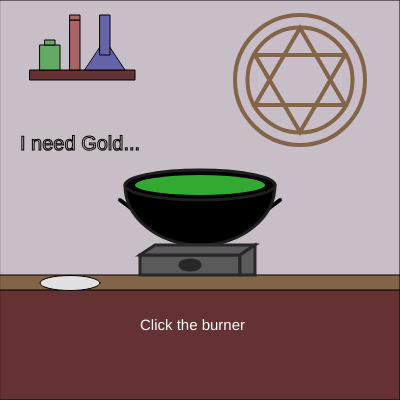
Frame 1 (no input)
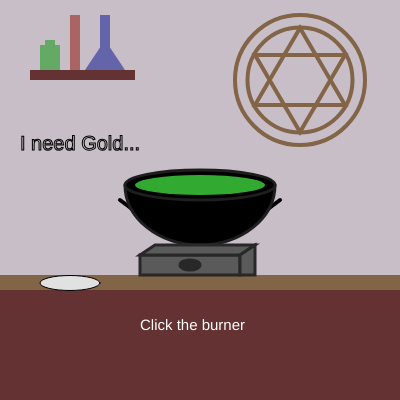
Frame 60 (no input)
Frame 120 (the mouse pressed at the canvas centre since frame 60): identical to frame 60, image omitted

The p5.js sketch that drew these frames (run headless with seeded random() and noise() and a simulated clock; from frame 60 on, the mouse is pressed at the canvas centre):

// p5.js sketch
// ── sketch.js
let reaction = false;
let result = 0;

function setup() {
  createCanvas(400, 400);
}

function draw() {
  background(220);


  // 벽
  fill(200, 190, 200);
  rect(0, 0, 400, 280);

  
  // 선반
  fill(100, 50, 50);
  rect(30, 70, 105, 10);


  // 약병
  fill(100, 170, 100);
  rect(40, 45, 20, 25);
  rect(45, 40, 10, 5);

  fill(170, 100, 100);
  rect(70, 20, 10, 50);
  rect(70, 15, 10, 5);

  fill(100, 100, 170);
  triangle(85, 70, 125, 70, 105, 40);
  rect(100, 15, 10, 40);


  // 실험대
  fill(100, 50, 50);
  rect(0, 280, 400, 120);
  fill(130, 100, 70);
  rect(0, 275, 400, 15);


  // 벽 디자인
  noFill();
  stroke(130, 100, 70);
  strokeWeight(4);

  ellipse(300, 80, 130, 130);
  ellipse(300, 80, 105, 105);
  triangle(255, 105, 345, 105, 300, 28);
  triangle(255, 55, 345, 55, 300, 132);
  
  strokeWeight(1);
  stroke(0);
  textSize(20);
  text("I need Gold...", 20, 150);


  // 접시
  fill(225);
  ellipse(70, 283, 60, 15);


  // 솥
  strokeWeight(4);
  line(140, 215, 120, 200);
  line(260, 215, 280, 200);
  fill(0);
  stroke(30);
  strokeWeight(3);
  arc(200, 185, 150, 120, 0, PI);
  ellipse(200, 185, 150, 30);


  // 평소 액체
  if (reaction == false) {
    noStroke();
    fill(50, 170, 50);
    ellipse(200, 185, 130, 20);
  }

  // 금
  if (reaction == true && result < 0.1) {

    // 금빛 물
    noStroke();
    fill(220, 170, 40);
    ellipse(200, 185, 130, 20);


    // 금괴
    stroke(160, 110, 20);
    strokeWeight(2);
    fill(230, 170, 30);
    quad(155, 180, 190, 180, 185, 165, 160, 165);
    quad(180, 175, 220, 175, 215, 155, 185, 155);
    quad(210, 180, 245, 180, 240, 165, 215, 165);
    noStroke();
    fill(255, 230, 120);
    quad(185, 155, 215, 155, 210, 160, 190, 160);
    quad(160, 165, 185, 165, 180, 170, 165, 170);
    quad(215, 165, 240, 165, 235, 170, 220, 170);


    // 반짝이
    stroke(230, 170, 30);
    strokeWeight(2);
    line(165, 135, 165, 155);
    line(155, 145, 175, 145);
    line(225, 110, 225, 130);
    line(215, 120, 235, 120);
  }

  // 검은 돌
  

  if (reaction == true && result >= 0.1) {

    // 검은 물
    noStroke();
    fill(30);
    ellipse(200, 185, 130, 20);


    // 돌
    fill(70);
    ellipse(170, 175, 35, 25);
    ellipse(200, 165, 45, 30);
    ellipse(235, 175, 35, 25);
    noStroke();
    fill(127);
    ellipse(165, 170, 10, 5);
    ellipse(195, 160, 10, 5);
    ellipse(230, 170, 10, 5);


    // 연기
    fill(90);
    ellipse(210, 125, 25, 25);
    ellipse(200, 100, 20, 20);
    ellipse(210, 75, 15, 15);
    ellipse(205, 50, 10, 10);
  }


// 가스레인지 몸체
  stroke(40);
  strokeWeight(3);
  fill(90);
  rect(140, 255, 100, 20);
  quad(140, 255, 240, 255, 255, 245, 155, 245);
  quad(240, 255, 255, 245, 255, 275, 240, 275);

  // 앞쪽 손잡이
  fill(40);
  ellipse(190, 265, 20, 10);


  // 마우스를 버너 위에 올렸을 때

  if (mouseX > 140 && mouseX < 240 && mouseY > 235 && mouseY < 275 &&
      reaction == false) {

    // 불꽃
    noStroke();
    fill(100, 100, 200);
    triangle(170, 245, 175, 225, 180, 245);
    triangle(180, 245, 185, 220, 190, 245);
    triangle(190, 245, 200, 210, 205, 245);
    triangle(205, 245, 215, 220, 220, 245);
    triangle(220, 245, 225, 230, 230, 245);
    fill(120, 200, 255);
    triangle(180, 245, 185, 230, 190, 245);
    triangle(195, 245, 200, 220, 205, 245);
    triangle(210, 245, 215, 230, 220, 245);


    // 연기
    fill(170);
    ellipse(185, 155, 15, 15);
    ellipse(195, 135, 20, 20);
    ellipse(190, 115, 15, 15);
    ellipse(200, 95, 20, 20);
    ellipse(210, 75, 15, 15);

    // 가스레인지 손잡이
    fill(200, 50, 50);
    ellipse(190, 265, 20, 10);
  }

  // 설명

  noStroke();
  textSize(15);

  if (reaction == false) {
    fill(255);
    text("Click the burner", 140, 330);
  }

  if (reaction == true && result < 0.1) {
    fill(255, 255, 0);
    text("Gold!!!", 160, 330);
  }

  if (reaction == true && result >= 0.1) {
    fill(255);
    text("Stone...", 160, 330);
  }
}


// 버너 클릭 시
function mousePressed() {

  if (mouseX > 140 && mouseX < 240 && mouseY > 235 && mouseY < 275) {
    reaction = true;
    result = random(0, 2);
  }
}


// 초기화
function keyPressed() {
  reaction = false;
  result = 0;
}
